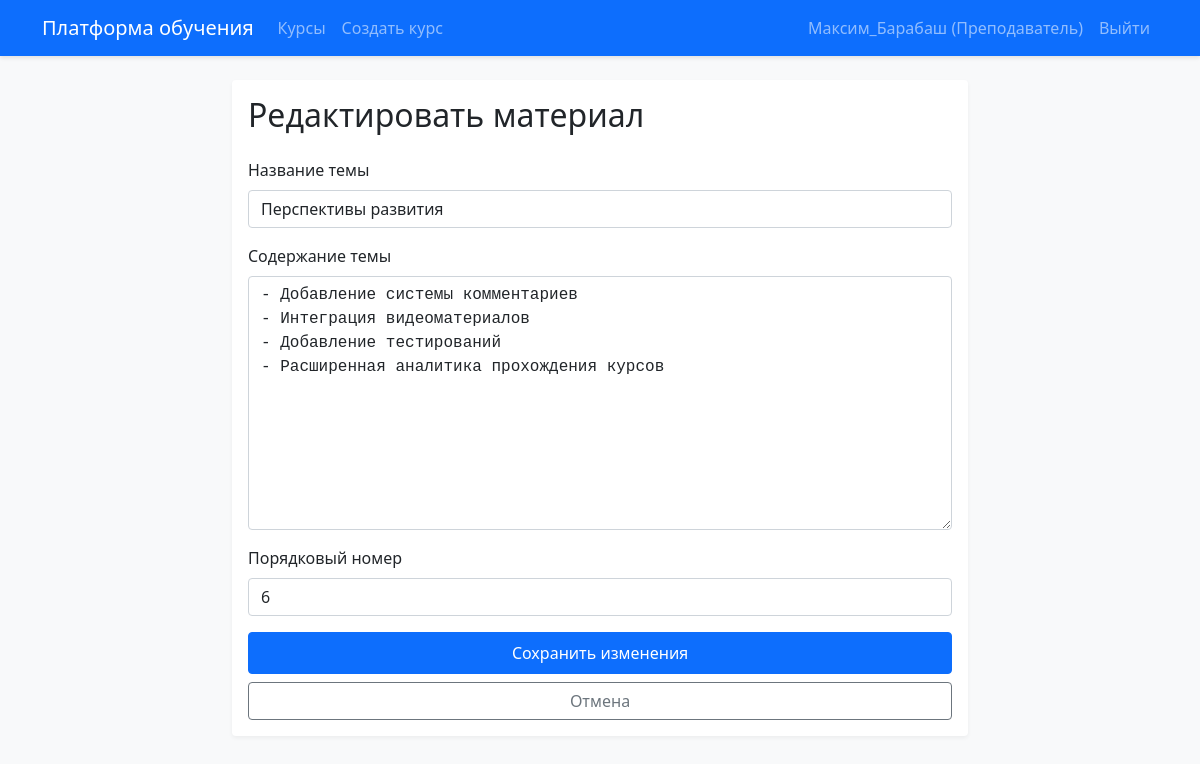
The app's page /topic/13/edit/ (signed in) with its own data.
### courses/models.py (models this page shows, shortened)
class Topic(models.Model):
    course = models.ForeignKey(Course, on_delete=models.CASCADE, related_name='topics')
    title = models.CharField(max_length=200, verbose_name="Название темы")
    content = models.TextField(verbose_name="Содержание темы")
    order = models.IntegerField(verbose_name="Порядковый номер")
    class Meta:
        ordering = ['order']

### courses/views.py (the view)
# urls.py: path('topic/<int:topic_id>/edit/', views.topic_edit, name='topic_edit'),
@login_required
def topic_edit(request, topic_id):
    topic = get_object_or_404(Topic, id=topic_id, course__creator=request.user)
    if request.method == 'POST':
        form = TopicForm(request.POST, instance=topic)
        if form.is_valid():
            form.save()
            messages.success(request, 'Материал успешно обновлен!')
            return redirect('course_detail', pk=topic.course.id)
    else:
        form = TopicForm(instance=topic)
    return render(request, 'courses/topic_form.html', {
        'form': form,
        'course': topic.course,
        'editing': True
    })

### courses/forms.py
class TopicForm(forms.ModelForm):
    class Meta:
        model = Topic
        fields = ['title', 'content', 'order']
        widgets = {
            'title': forms.TextInput(attrs={'class': 'form-control'}),
            'content': forms.Textarea(attrs={'class': 'form-control', 'rows': 6}),
            'order': forms.NumberInput(attrs={'class': 'form-control'}),
        }

### courses/context_processors.py (called while the page is built)
def user_profile(request):
    if request.user.is_authenticated:
        try:
            profile = UserProfile.objects.get(user=request.user)
            return {'user_profile': profile}
        except UserProfile.DoesNotExist:
            return {}
    return {}

### templates/courses/topic_form.html (shortened to what this page needs)
{% extends 'base.html' %}
{% block content %}
<div class="row justify-content-center">
    <div class="col-md-8">
        <div class="card">
            <div class="card-body">
                <h2 class="card-title mb-4">
                    {% if editing %}
                        Редактировать материал
                    {% else %}
                        Добавить материал в курс "{{ course.title }}"
                    {% endif %}
                </h2>
                <form method="post">
                    {% for field in form %}
                        <div class="mb-3">
                            <label for="{{ field.id_for_label }}" class="form-label">{{ field.label }}</label>
                            {{ field }}
                        </div>
                    {% endfor %}
                    <div class="d-grid gap-2">
                        <button type="submit" class="btn btn-primary">
                            {% if editing %}
                                Сохранить изменения
                            {% else %}
                                Добавить материал
                            {% endif %}
                        </button>
                        <a href="{% url 'course_detail' course.id %}" class="btn btn-outline-secondary">Отмена</a>
                    </div>
                </form>
            </div>
        </div>
    </div>
</div>
{% endblock %}

### templates/base.html (shortened to what this page needs)
<!DOCTYPE html>
<html lang="ru">
<head>
    <link href="https://cdn.jsdelivr.net/npm/bootstrap@5.1.3/dist/css/bootstrap.min.css" rel="stylesheet">
    <link rel="stylesheet" href="/static/css/style.css">
</head>
<body>
    <nav class="navbar navbar-expand-lg navbar-dark bg-primary mb-4">
        <div class="container">
            <a class="navbar-brand" href="{% url 'course_list' %}">Платформа обучения</a>
            <div class="collapse navbar-collapse" id="navbarNav">
                <ul class="navbar-nav">
                    <li class="nav-item">
                        <a class="nav-link" href="{% url 'course_list' %}">Курсы</a>
                    </li>
                    {% if user.is_authenticated and user_profile.is_instructor %}
                        <li class="nav-item">
                            <a class="nav-link" href="{% url 'course_create' %}">Создать курс</a>
                        </li>
                    {% endif %}
                </ul>
                <ul class="navbar-nav ms-auto">
                    {% if user.is_authenticated %}
                        <li class="nav-item">
                            <span class="nav-link">
                                {{ user.username }} ({% if user_profile.is_instructor %}Преподаватель{% else %}Студент{% endif %})
                            </span>
                        </li>
                        <li class="nav-item">
                            <a class="nav-link" href="{% url 'logout' %}">Выйти</a>
                        </li>
                    {% else %}
                        <li class="nav-item">
                            <a class="nav-link" href="{% url 'login' %}">Войти</a>
                        </li>
                    {% endif %}
                </ul>
            </div>
        </div>
    </nav>
    <div class="container">
        {% block content %}
        {% endblock %}
    </div>
</body>
</html>

### static/css/style.css (style rules this page uses)
body { background-color: #f8f9fa; }
.navbar { box-shadow: 0 2px 4px rgba(0,0,0,.1); }
.card { border: none; box-shadow: 0 2px 4px rgba(0,0,0,.05); transition: transform 0.2s; }
.btn-primary { padding: 0.5rem 1.5rem; }
.markdown-input { font-family: monospace; min-height: 300px; }

### records on screen
Topic: form "Перспективы развития" "- Добавление системы комментариев - Интеграция видеоматериалов - Добавление тестирований - Расширенная аналитика прохождения курсов" "6"

### other values on screen
{{ user.username }} "Максим_Барабаш"
{{ field.label }} "Название темы" "Содержание темы" "Порядковый номер"
